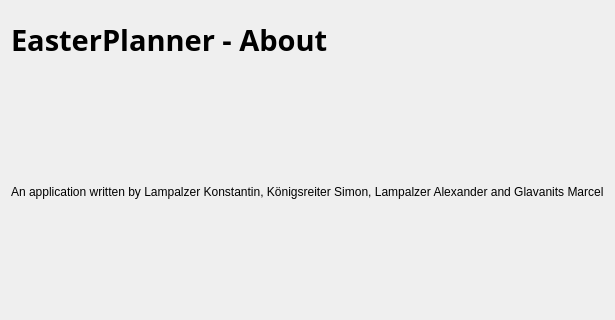
<?xml version="1.0" encoding="UTF-8"?>
<ui version="4.0">
 <class>AboutDialog</class>
 <widget class="QDialog" name="AboutDialog">
  <property name="geometry">
   <rect>
    <x>0</x>
    <y>0</y>
    <width>240</width>
    <height>320</height>
   </rect>
  </property>
  <property name="windowTitle">
   <string>Dialog</string>
  </property>
  <layout class="QGridLayout" name="gridLayout">
   <item row="0" column="0">
    <layout class="QVBoxLayout" name="verticalLayout" stretch="20,80">
     <item>
      <widget class="QLabel" name="label">
       <property name="font">
        <font>
         <family>Ubuntu Condensed</family>
         <pointsize>22</pointsize>
         <weight>75</weight>
         <bold>true</bold>
        </font>
       </property>
       <property name="text">
        <string>EasterPlanner - About</string>
       </property>
      </widget>
     </item>
     <item>
      <widget class="QLabel" name="label_2">
       <property name="text">
        <string>An application written by Lampalzer Konstantin, Königsreiter Simon, Lampalzer Alexander and Glavanits Marcel</string>
       </property>
      </widget>
     </item>
    </layout>
   </item>
  </layout>
 </widget>
 <resources/>
 <connections/>
</ui>
